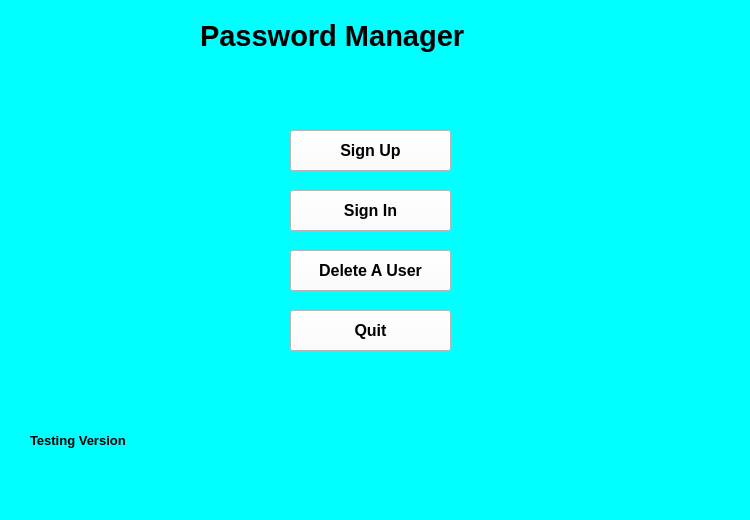
<?xml version="1.0" encoding="UTF-8"?>
<ui version="4.0">
 <class>MainWindow</class>
 <widget class="QMainWindow" name="MainWindow">
  <property name="geometry">
   <rect>
    <x>0</x>
    <y>0</y>
    <width>750</width>
    <height>520</height>
   </rect>
  </property>
  <property name="windowTitle">
   <string>MainWindow</string>
  </property>
  <property name="windowIcon">
   <iconset>
    <normaloff>../../Downloads/LOGO.png</normaloff>../../Downloads/LOGO.png</iconset>
  </property>
  <property name="styleSheet">
   <string notr="true">background-color: rgb(0, 255, 255);</string>
  </property>
  <widget class="QWidget" name="centralwidget">
   <widget class="QLabel" name="Title">
    <property name="geometry">
     <rect>
      <x>200</x>
      <y>0</y>
      <width>361</width>
      <height>71</height>
     </rect>
    </property>
    <property name="font">
     <font>
      <family>MS Sans Serif</family>
      <pointsize>22</pointsize>
      <weight>75</weight>
      <bold>true</bold>
     </font>
    </property>
    <property name="text">
     <string>Password Manager</string>
    </property>
   </widget>
   <widget class="QPushButton" name="Sign_Up">
    <property name="geometry">
     <rect>
      <x>290</x>
      <y>130</y>
      <width>161</width>
      <height>41</height>
     </rect>
    </property>
    <property name="font">
     <font>
      <family>MS Sans Serif</family>
      <pointsize>12</pointsize>
      <weight>75</weight>
      <bold>true</bold>
     </font>
    </property>
    <property name="styleSheet">
     <string notr="true">background-color: rgb(255, 255, 255);</string>
    </property>
    <property name="text">
     <string>Sign Up</string>
    </property>
   </widget>
   <widget class="QLabel" name="label_2">
    <property name="geometry">
     <rect>
      <x>30</x>
      <y>430</y>
      <width>131</width>
      <height>20</height>
     </rect>
    </property>
    <property name="font">
     <font>
      <family>MS Sans Serif</family>
      <pointsize>10</pointsize>
      <weight>75</weight>
      <bold>true</bold>
     </font>
    </property>
    <property name="text">
     <string>Testing Version</string>
    </property>
   </widget>
   <widget class="QPushButton" name="Quit">
    <property name="geometry">
     <rect>
      <x>290</x>
      <y>310</y>
      <width>161</width>
      <height>41</height>
     </rect>
    </property>
    <property name="font">
     <font>
      <family>MS Sans Serif</family>
      <pointsize>12</pointsize>
      <weight>75</weight>
      <bold>true</bold>
     </font>
    </property>
    <property name="styleSheet">
     <string notr="true">background-color: rgb(255, 255, 255);</string>
    </property>
    <property name="text">
     <string>Quit</string>
    </property>
   </widget>
   <widget class="QPushButton" name="DeleteAUser">
    <property name="geometry">
     <rect>
      <x>290</x>
      <y>250</y>
      <width>161</width>
      <height>41</height>
     </rect>
    </property>
    <property name="font">
     <font>
      <family>MS Sans Serif</family>
      <pointsize>12</pointsize>
      <weight>75</weight>
      <bold>true</bold>
     </font>
    </property>
    <property name="styleSheet">
     <string notr="true">background-color: rgb(255, 255, 255);</string>
    </property>
    <property name="text">
     <string>Delete A User</string>
    </property>
   </widget>
   <widget class="QPushButton" name="Sign_In">
    <property name="geometry">
     <rect>
      <x>290</x>
      <y>190</y>
      <width>161</width>
      <height>41</height>
     </rect>
    </property>
    <property name="font">
     <font>
      <family>MS Sans Serif</family>
      <pointsize>12</pointsize>
      <weight>75</weight>
      <bold>true</bold>
     </font>
    </property>
    <property name="styleSheet">
     <string notr="true">background-color: rgb(255, 255, 255);</string>
    </property>
    <property name="text">
     <string>Sign In</string>
    </property>
   </widget>
  </widget>
  <widget class="QMenuBar" name="menubar">
   <property name="geometry">
    <rect>
     <x>0</x>
     <y>0</y>
     <width>750</width>
     <height>26</height>
    </rect>
   </property>
  </widget>
  <widget class="QStatusBar" name="statusbar"/>
 </widget>
 <resources/>
 <connections/>
</ui>
